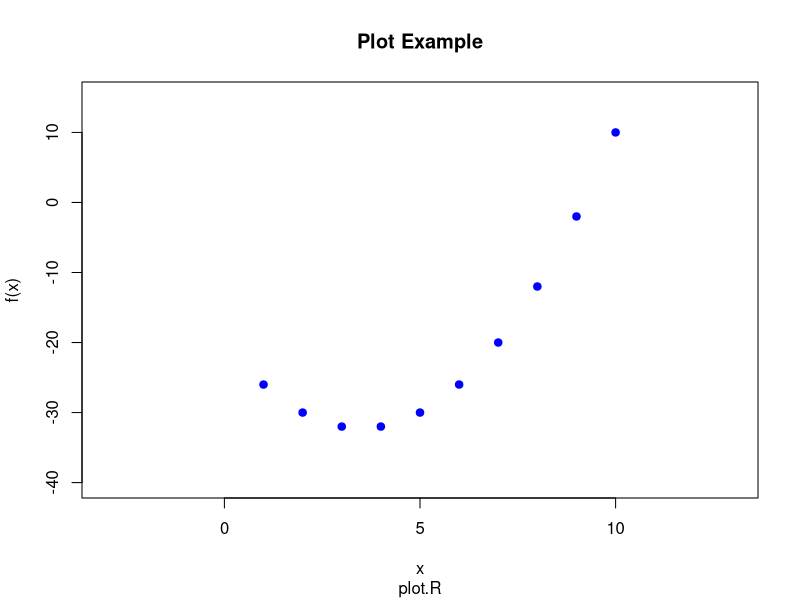
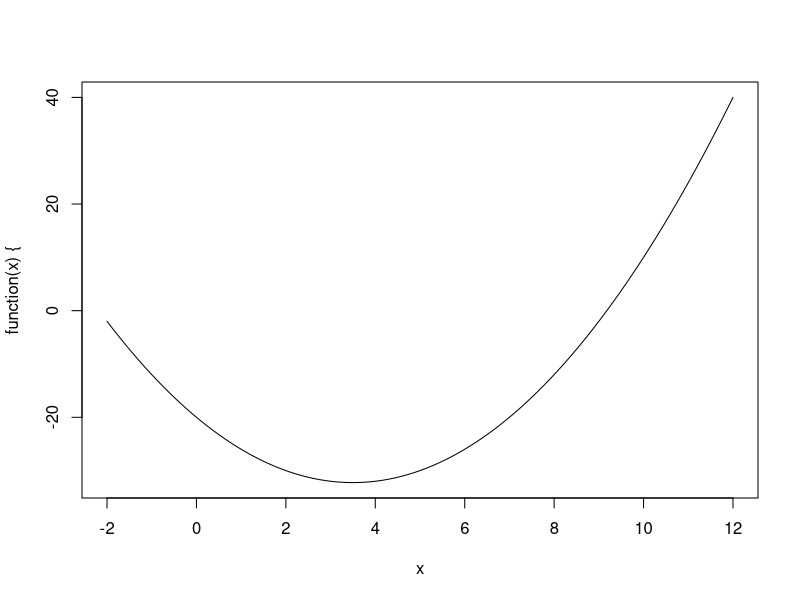

These charts were generated, in order, by the following R code:
x <- c(1:10)
y <- x*x - 7*x - 20

x11()

plot(x, y, 
    main="Plot Example", # Title
    sub ="plot.R"      , # Sub title 
    xlab="x"           , # x label
    ylab="f(x)"        , # y label,
    xlim=c(-3,13)      , # range for x
    ylim=c(-40,15)     , # range for y
    col ="blue"        , # color
    pch = 19           , # 19=solid
    type="p"             # type (p = points, also possible: 
                         #       l = lines
                         #       b = both lines and points
                         #       c = b without p
                         #       o = overplotted
                         #       h = histogram
                         #       s = stair steps 
                         #       S = other steps,
                         #       n = not plotting
    )


z <- locator(1) # wait for mouse click or enter pressed

#
#     Plot a function
#
plot (function(x) { x*x - 7*x - 20 },
      -2, 12)

z <- locator(1) # wait for mouse click or enter pressed
